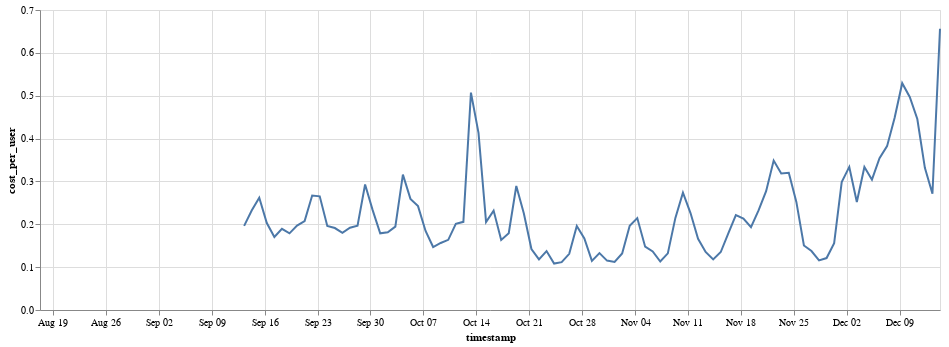

Here is the notebook cell this chart was saved with:
### Code cell
alt.Chart(total, width=900).mark_line().encode(
    x='timestamp',
    y='cost_per_active_user'
)

### Figure 1 — Vega-Lite specification as saved in the notebook (floating-point values rounded to 4 significant figures)
{"$schema": "https://vega.github.io/schema/vega-lite/v2.6.0.json", "config": {"view": {"height": 300, "width": 400}}, "data": {"name": "data-90a64ad3b73aa028ed915e9944e92937"}, "datasets": {"data-90a64ad3b73aa028ed915e9944e92937": [{"cost": null, "cost_per_user": null, "timestamp": "2018-08-17T00:00:00-07:00", "user": 19}, {"cost": null, "cost_per_user": null, "timestamp": "2018-08-18T00:00:00-07:00", "user": 46}, {"cost": null, "cost_per_user": null, "timestamp": "2018-08-19T00:00:00-07:00", "user": 33}, {"cost": null, "cost_per_user": null, "timestamp": "2018-08-20T00:00:00-07:00", "user": 61}, {"cost": null, "cost_per_user": null, "timestamp": "2018-08-21T00:00:00-07:00", "user": 149}, {"cost": null, "cost_per_user": null, "timestamp": "2018-08-22T00:00:00-07:00", "user": 1194}, {"cost": null, "cost_per_user": null, "timestamp": "2018-08-23T00:00:00-07:00", "user": 1243}, {"cost": null, "cost_per_user": null, "timestamp": "2018-08-24T00:00:00-07:00", "user": 1391}, {"cost": null, "cost_per_user": null, "timestamp": "2018-08-25T00:00:00-07:00", "user": 988}, {"cost": null, "cost_per_user": null, "timestamp": "2018-08-26T00:00:00-07:00", "user": 1174}, {"cost": null, "cost_per_user": null, "timestamp": "2018-08-27T00:00:00-07:00", "user": 1508}, {"cost": null, "cost_per_user": null, "timestamp": "2018-08-28T00:00:00-07:00", "user": 1351}, {"cost": null, "cost_per_user": null, "timestamp": "2018-08-29T00:00:00-07:00", "user": 1598}, {"cost": null, "cost_per_user": null, "timestamp": "2018-08-30T00:00:00-07:00", "user": 1322}, {"cost": null, "cost_per_user": null, "timestamp": "2018-08-31T00:00:00-07:00", "user": 1194}, {"cost": null, "cost_per_user": null, "timestamp": "2018-09-01T00:00:00-07:00", "user": 793}, {"cost": null, "cost_per_user": null, "timestamp": "2018-09-02T00:00:00-07:00", "user": 964}, {"cost": null, "cost_per_user": null, "timestamp": "2018-09-03T00:00:00-07:00", "user": 1259}, {"cost": null, "cost_per_user": null, "timestamp": "2018-09-04T00:00:00-07:00", "user": 1495}, {"cost": null, "cost_per_user": null, "timestamp": "2018-09-05T00:00:00-07:00", "user": 1675}, {"cost": null, "cost_per_user": null, "timestamp": "2018-09-06T00:00:00-07:00", "user": 1429}, {"cost": null, "cost_per_user": null, "timestamp": "2018-09-07T00:00:00-07:00", "user": 1120}, {"cost": null, "cost_per_user": null, "timestamp": "2018-09-08T00:00:00-07:00", "user": 880}, {"cost": null, "cost_per_user": null, "timestamp": "2018-09-09T00:00:00-07:00", "user": 1028}, {"cost": null, "cost_per_user": null, "timestamp": "2018-09-10T00:00:00-07:00", "user": 1432}, {"cost": null, "cost_per_user": null, "timestamp": "2018-09-11T00:00:00-07:00", "user": 1502}, {"cost": 40.16, "cost_per_user": 0.02542, "timestamp": "2018-09-12T00:00:00-07:00", "user": 1580}, {"cost": null, "cost_per_user": null, "timestamp": "2018-09-12T00:00:00-07:00", "user": 1580}, {"cost": 264.0, "cost_per_user": 0.1963, "timestamp": "2018-09-13T00:00:00-07:00", "user": 1345}, {"cost": 233.4, "cost_per_user": 0.232, "timestamp": "2018-09-14T00:00:00-07:00", "user": 1006}, {"cost": 220.5, "cost_per_user": 0.2619, "timestamp": "2018-09-15T00:00:00-07:00", "user": 842}, {"cost": 221.5, "cost_per_user": 0.203, "timestamp": "2018-09-16T00:00:00-07:00", "user": 1091}, {"cost": 254.1, "cost_per_user": 0.1704, "timestamp": "2018-09-17T00:00:00-07:00", "user": 1491}, {"cost": 268.7, "cost_per_user": 0.1894, "timestamp": "2018-09-18T00:00:00-07:00", "user": 1419}, {"cost": 277.0, "cost_per_user": 0.1789, "timestamp": "2018-09-19T00:00:00-07:00", "user": 1549}, {"cost": 291.3, "cost_per_user": 0.1968, "timestamp": "2018-09-20T00:00:00-07:00", "user": 1480}, {"cost": 268.4, "cost_per_user": 0.2074, "timestamp": "2018-09-21T00:00:00-07:00", "user": 1294}, {"cost": 246.1, "cost_per_user": 0.2672, "timestamp": "2018-09-22T00:00:00-07:00", "user": 921}, {"cost": 244.2, "cost_per_user": 0.2651, "timestamp": "2018-09-23T00:00:00-07:00", "user": 921}, {"cost": 245.5, "cost_per_user": 0.196, "timestamp": "2018-09-24T00:00:00-07:00", "user": 1253}, {"cost": 254.9, "cost_per_user": 0.1912, "timestamp": "2018-09-25T00:00:00-07:00", "user": 1333}, {"cost": 277.2, "cost_per_user": 0.18, "timestamp": "2018-09-26T00:00:00-07:00", "user": 1540}, {"cost": 290.0, "cost_per_user": 0.1921, "timestamp": "2018-09-27T00:00:00-07:00", "user": 1510}, {"cost": 268.3, "cost_per_user": 0.197, "timestamp": "2018-09-28T00:00:00-07:00", "user": 1362}, {"cost": 262.4, "cost_per_user": 0.2928, "timestamp": "2018-09-29T00:00:00-07:00", "user": 896}, {"cost": 244.4, "cost_per_user": 0.233, "timestamp": "2018-09-30T00:00:00-07:00", "user": 1049}, {"cost": 249.0, "cost_per_user": 0.1789, "timestamp": "2018-10-01T00:00:00-07:00", "user": 1392}, {"cost": 243.5, "cost_per_user": 0.1814, "timestamp": "2018-10-02T00:00:00-07:00", "user": 1342}, {"cost": 304.9, "cost_per_user": 0.1946, "timestamp": "2018-10-03T00:00:00-07:00", "user": 1567}, {"cost": 453.0, "cost_per_user": 0.3159, "timestamp": "2018-10-04T00:00:00-07:00", "user": 1434}, {"cost": 275.0, "cost_per_user": 0.2592, "timestamp": "2018-10-05T00:00:00-07:00", "user": 1061}, {"cost": 181.8, "cost_per_user": 0.2424, "timestamp": "2018-10-06T00:00:00-07:00", "user": 750}, {"cost": 173.6, "cost_per_user": 0.1845, "timestamp": "2018-10-07T00:00:00-07:00", "user": 941}, {"cost": 197.1, "cost_per_user": 0.1469, "timestamp": "2018-10-08T00:00:00-07:00", "user": 1342}, {"cost": 212.1, "cost_per_user": 0.1564, "timestamp": "2018-10-09T00:00:00-07:00", "user": 1356}, {"cost": 219.8, "cost_per_user": 0.1638, "timestamp": "2018-10-10T00:00:00-07:00", "user": 1342}, {"cost": 203.8, "cost_per_user": 0.2012, "timestamp": "2018-10-11T00:00:00-07:00", "user": 1013}, {"cost": 206.1, "cost_per_user": 0.2057, "timestamp": "2018-10-12T00:00:00-07:00", "user": 1002}, {"cost": 202.4, "cost_per_user": 0.5073, "timestamp": "2018-10-13T00:00:00-07:00", "user": 399}, {"cost": 182.3, "cost_per_user": 0.4134, "timestamp": "2018-10-14T00:00:00-07:00", "user": 441}, {"cost": 183.3, "cost_per_user": 0.205, "timestamp": "2018-10-15T00:00:00-07:00", "user": 894}, {"cost": 191.6, "cost_per_user": 0.232, "timestamp": "2018-10-16T00:00:00-07:00", "user": 826}, {"cost": 186.1, "cost_per_user": 0.1636, "timestamp": "2018-10-17T00:00:00-07:00", "user": 1138}, {"cost": 185.8, "cost_per_user": 0.179, "timestamp": "2018-10-18T00:00:00-07:00", "user": 1038}, {"cost": 185.5, "cost_per_user": 0.2894, "timestamp": "2018-10-19T00:00:00-07:00", "user": 641}, {"cost": 149.5, "cost_per_user": 0.2252, "timestamp": "2018-10-20T00:00:00-07:00", "user": 664}, {"cost": 121.8, "cost_per_user": 0.1422, "timestamp": "2018-10-21T00:00:00-07:00", "user": 856}, {"cost": 142.4, "cost_per_user": 0.1182, "timestamp": "2018-10-22T00:00:00-07:00", "user": 1205}, {"cost": 155.9, "cost_per_user": 0.1375, "timestamp": "2018-10-23T00:00:00-07:00", "user": 1134}, {"cost": 156.9, "cost_per_user": 0.1083, "timestamp": "2018-10-24T00:00:00-07:00", "user": 1448}, {"cost": 156.4, "cost_per_user": 0.1117, "timestamp": "2018-10-25T00:00:00-07:00", "user": 1400}, {"cost": 155.9, "cost_per_user": 0.131, "timestamp": "2018-10-26T00:00:00-07:00", "user": 1190}, {"cost": 145.9, "cost_per_user": 0.1958, "timestamp": "2018-10-27T00:00:00-07:00", "user": 745}, {"cost": 143.6, "cost_per_user": 0.1668, "timestamp": "2018-10-28T00:00:00-07:00", "user": 861}, {"cost": 149.6, "cost_per_user": 0.1146, "timestamp": "2018-10-29T00:00:00-07:00", "user": 1306}, {"cost": 168.6, "cost_per_user": 0.1327, "timestamp": "2018-10-30T00:00:00-07:00", "user": 1270}, {"cost": 169.5, "cost_per_user": 0.1153, "timestamp": "2018-10-31T00:00:00-07:00", "user": 1471}, {"cost": 165.7, "cost_per_user": 0.1122, "timestamp": "2018-11-01T00:00:00-07:00", "user": 1476}, {"cost": 174.7, "cost_per_user": 0.1318, "timestamp": "2018-11-02T00:00:00-07:00", "user": 1325}, {"cost": 154.5, "cost_per_user": 0.1965, "timestamp": "2018-11-03T00:00:00-07:00", "user": 786}, {"cost": 160.2, "cost_per_user": 0.2144, "timestamp": "2018-11-04T00:00:00-07:00", "user": 747}, {"cost": 154.2, "cost_per_user": 0.1477, "timestamp": "2018-11-05T00:00:00-08:00", "user": 1044}, {"cost": 154.7, "cost_per_user": 0.1366, "timestamp": "2018-11-06T00:00:00-08:00", "user": 1133}, {"cost": 170.9, "cost_per_user": 0.1132, "timestamp": "2018-11-07T00:00:00-08:00", "user": 1510}, {"cost": 177.7, "cost_per_user": 0.1322, "timestamp": "2018-11-08T00:00:00-08:00", "user": 1344}, {"cost": 179.0, "cost_per_user": 0.2149, "timestamp": "2018-11-09T00:00:00-08:00", "user": 833}, {"cost": 179.3, "cost_per_user": 0.2737, "timestamp": "2018-11-10T00:00:00-08:00", "user": 655}, {"cost": 165.4, "cost_per_user": 0.2263, "timestamp": "2018-11-11T00:00:00-08:00", "user": 731}, {"cost": 157.6, "cost_per_user": 0.1662, "timestamp": "2018-11-12T00:00:00-08:00", "user": 948}, {"cost": 163.7, "cost_per_user": 0.1354, "timestamp": "2018-11-13T00:00:00-08:00", "user": 1209}, {"cost": 183.7, "cost_per_user": 0.1179, "timestamp": "2018-11-14T00:00:00-08:00", "user": 1558}, {"cost": 195.3, "cost_per_user": 0.1352, "timestamp": "2018-11-15T00:00:00-08:00", "user": 1444}, {"cost": 188.5, "cost_per_user": 0.1787, "timestamp": "2018-11-16T00:00:00-08:00", "user": 1055}, {"cost": 180.4, "cost_per_user": 0.2214, "timestamp": "2018-11-17T00:00:00-08:00", "user": 815}, {"cost": 170.6, "cost_per_user": 0.2132, "timestamp": "2018-11-18T00:00:00-08:00", "user": 800}, {"cost": 169.1, "cost_per_user": 0.1935, "timestamp": "2018-11-19T00:00:00-08:00", "user": 874}, {"cost": 168.5, "cost_per_user": 0.2324, "timestamp": "2018-11-20T00:00:00-08:00", "user": 725}, {"cost": 168.1, "cost_per_user": 0.2773, "timestamp": "2018-11-21T00:00:00-08:00", "user": 606}, {"cost": 167.4, "cost_per_user": 0.3488, "timestamp": "2018-11-22T00:00:00-08:00", "user": 480}, {"cost": 168.1, "cost_per_user": 0.3184, "timestamp": "2018-11-23T00:00:00-08:00", "user": 528}, {"cost": 167.7, "cost_per_user": 0.32, "timestamp": "2018-11-24T00:00:00-08:00", "user": 524}, {"cost": 168.4, "cost_per_user": 0.2522, "timestamp": "2018-11-25T00:00:00-08:00", "user": 668}, {"cost": 172.0, "cost_per_user": 0.1505, "timestamp": "2018-11-26T00:00:00-08:00", "user": 1143}, {"cost": 171.2, "cost_per_user": 0.1375, "timestamp": "2018-11-27T00:00:00-08:00", "user": 1245}, {"cost": 170.2, "cost_per_user": 0.1158, "timestamp": "2018-11-28T00:00:00-08:00", "user": 1470}, {"cost": 171.2, "cost_per_user": 0.1212, "timestamp": "2018-11-29T00:00:00-08:00", "user": 1413}, {"cost": 170.1, "cost_per_user": 0.1558, "timestamp": "2018-11-30T00:00:00-08:00", "user": 1092}, {"cost": 162.9, "cost_per_user": 0.2983, "timestamp": "2018-12-01T00:00:00-08:00", "user": 546}, {"cost": 164.6, "cost_per_user": 0.3339, "timestamp": "2018-12-02T00:00:00-08:00", "user": 493}, {"cost": 164.5, "cost_per_user": 0.2519, "timestamp": "2018-12-03T00:00:00-08:00", "user": 653}, {"cost": 164.5, "cost_per_user": 0.3337, "timestamp": "2018-12-04T00:00:00-08:00", "user": 493}, {"cost": 165.2, "cost_per_user": 0.3041, "timestamp": "2018-12-05T00:00:00-08:00", "user": 543}, {"cost": 165.0, "cost_per_user": 0.3542, "timestamp": "2018-12-06T00:00:00-08:00", "user": 466}, {"cost": 164.4, "cost_per_user": 0.3823, "timestamp": "2018-12-07T00:00:00-08:00", "user": 430}, {"cost": 164.6, "cost_per_user": 0.4484, "timestamp": "2018-12-08T00:00:00-08:00", "user": 367}, {"cost": 164.6, "cost_per_user": 0.5293, "timestamp": "2018-12-09T00:00:00-08:00", "user": 311}, {"cost": 164.5, "cost_per_user": 0.497, "timestamp": "2018-12-10T00:00:00-08:00", "user": 331}, {"cost": 164.9, "cost_per_user": 0.4456, "timestamp": "2018-12-11T00:00:00-08:00", "user": 370}, {"cost": 164.3, "cost_per_user": 0.3318, "timestamp": "2018-12-12T00:00:00-08:00", "user": 495}, {"cost": 164.6, "cost_per_user": 0.2711, "timestamp": "2018-12-13T00:00:00-08:00", "user": 607}, {"cost": 162.1, "cost_per_user": 0.6563, "timestamp": "2018-12-14T00:00:00-08:00", "user": 247}, {"cost": null, "cost_per_user": null, "timestamp": "", "user": null}, {"cost": null, "cost_per_user": null, "timestamp": "", "user": null}]}, "encoding": {"x": {"field": "timestamp", "type": "temporal"}, "y": {"field": "cost_per_user", "type": "quantitative"}}, "mark": "line", "width": 900}
